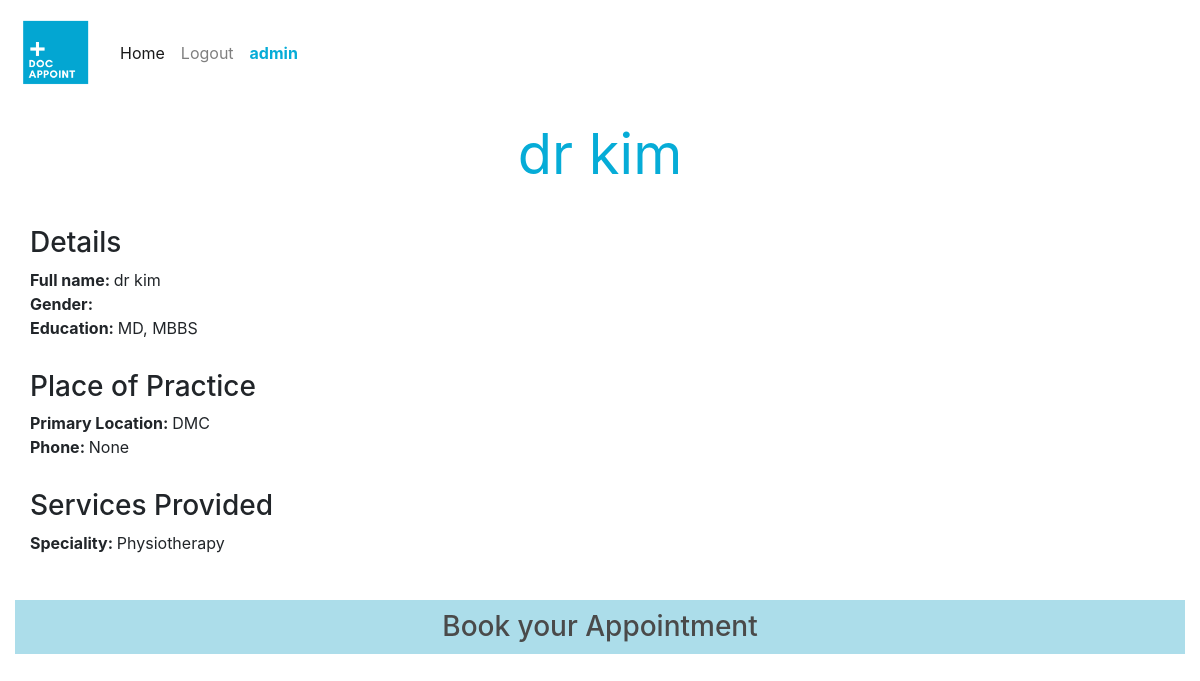
/book-appointment/6 (signed in), run on the app's committed database.
### Doc_Appoint/models.py (models this page shows, shortened)
class User(AbstractUser):
    USER_REGISTER_TYPES = (
        ('PR', 'personal'),
        ('DR', 'doctor')
    )
    user_type = models.CharField(max_length=2, blank=True, choices=USER_REGISTER_TYPES)

class Doctor(models.Model):
    DOCTOR_GENDER = (
        ('M', 'male'),
        ('F', 'female')
    )
    doctor_name = models.ForeignKey('User', on_delete=models.CASCADE, related_name="doctor_name")
    services = models.CharField(max_length=100)
    experience = models.IntegerField()
    study = models.TextField()
    patient = models.ManyToManyField('Patient', blank=True, related_name="doctors_patients", default=[0])
    service_time_from = models.IntegerField(null=True)
    service_time_to = models.IntegerField(null=True)
    address = models.TextField()
    phone_number = models.CharField(max_length=12, blank=True, null=True)
    gender = models.CharField(max_length=1, blank=True, choices=DOCTOR_GENDER)

### Doc_Appoint/views.py (the view)
# urls.py: path("book-appointment/<int:doc_id>", views.book_appointment, name="book-appointment"),
@login_required
def book_appointment(request, doc_id):
    doc = Doctor.objects.get(id = doc_id)
    return render(request, "Doc_Appoint/book_appointment.html", {
        'doc': doc
    })

### Doc_Appoint/templates/Doc_Appoint/book_appointment.html
{% extends "Doc_Appoint/layout.html" %}
{% block body %}
    <div class="doc-name">
        <h2 class="lead display-4" style="font-weight: 400">{{doc.doctor_name.username}}</h2>
    </div>
    <div class="doc-details-container">
        <div class="doc-details">
            <div class="details-bg">
                <h3 style="font-weight: 500">Details</h3>
                <div><strong>Full name: </strong>{{doc.doctor_name.username}}</div>
                <div><strong>Gender: </strong>{{doc.gender}}</div>
                <div class="info"><strong>Education: </strong>{{doc.study}}</div>
            </div>
        </div>
        <div class="doc-details">
            <h3 style="font-weight: 500">Place of Practice</h3>
            <div class="info"><strong>Primary Location: </strong>{{doc.address}}</div>
            <div><strong>Phone: </strong>{{doc.phone_number}}</div>
        </div>
        <div class="doc-details">
            <h3 style="font-weight: 500">Services Provided</h3>
            <div><strong>Speciality: </strong>{{doc.services}}</div>
        </div>
    </div>
    <div class="doc-details">
        <div class="doc-book-app">
            <h3 style="font-weight: 500">Book your Appointment</h3>
        </div>
    </div>
{% endblock %}

### Doc_Appoint/templates/Doc_Appoint/layout.html (shortened to what this page needs)
{% load static %}
<!DOCTYPE html>
<html lang="en">
    <head>
      <link rel="stylesheet" href="https://stackpath.bootstrapcdn.com/bootstrap/4.4.1/css/bootstrap.min.css">
      <link href="{% static 'Doc_Appoint/styles.css' %}" rel="stylesheet" type="text/css">
      <link href="{% static 'Doc_Appoint/booking_styles.css' %}" rel="stylesheet" type="text/css">
      <link href="https://maxcdn.bootstrapcdn.com/font-awesome/4.7.0/css/font-awesome.min.css" rel="stylesheet"/>
    </head>
    <body>
      <nav class="navbar navbar-expand-lg navbar-light">
        <a class="navbar-brand" href="{% url 'index' %}">
          <img src="../../static/Doc_Appoint/Doc Appoint_logo_v2.png" width="80" height="80" alt="doc_appoint_logo">
        </a>
          <ul class="navbar-nav">
            <li class="nav-item active">
              <a class="nav-link" href="{% url 'index' %}">Home</a>
            </li>
            {% if user.is_authenticated %}
              <li class="nav-item">
                <a class="nav-link" href="{% url 'logout' %}">Logout</a>
              </li>
              <li class="nav-item">
                <a class="nav-link" href="{% url 'index' %}"><span style="color: #06acd7; font-weight: bold" >{{user.username}}</span></a>
              </li>
            {% endif %}
          </ul>
      </nav>
      <div class="body">
          {% block body %}
          {% endblock %}
      </div>
    </body>
</html>

### Doc_Appoint/static/Doc_Appoint/styles.css (style rules this page uses)
:root { --main-theme-color: #06acd7; --main-theme-button: #F39530; }
.info { width: 200px; }

### Doc_Appoint/static/Doc_Appoint/booking_styles.css (style rules this page uses)
:root { --main-theme-color: #06acd7; --main-theme-button: #F39530; }
.doc-details-container { padding: 15px; }
.doc-details { padding: 15px; }
.doc-name { text-align: center; margin: 15px 0 0 0; color: var(--main-theme-color) }
.doc-book-app { text-align: center; background-color: #acddea; color: rgb(74, 74, 74); }
.doc-book-app>h3 { padding: 10px; }

### data on the page
User: username "admin"
Doctor: doctor_name.username "dr kim", study "MD, MBBS", address "DMC", phone_number "None", services "Physiotherapy"
